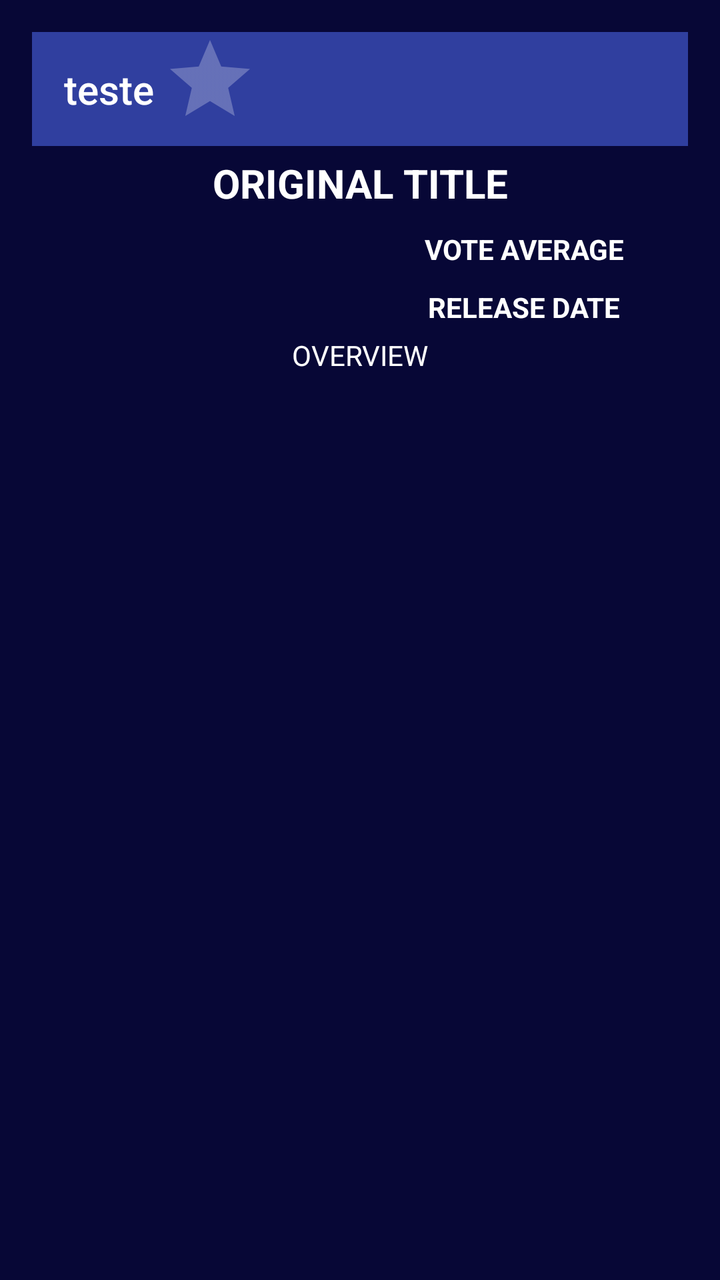
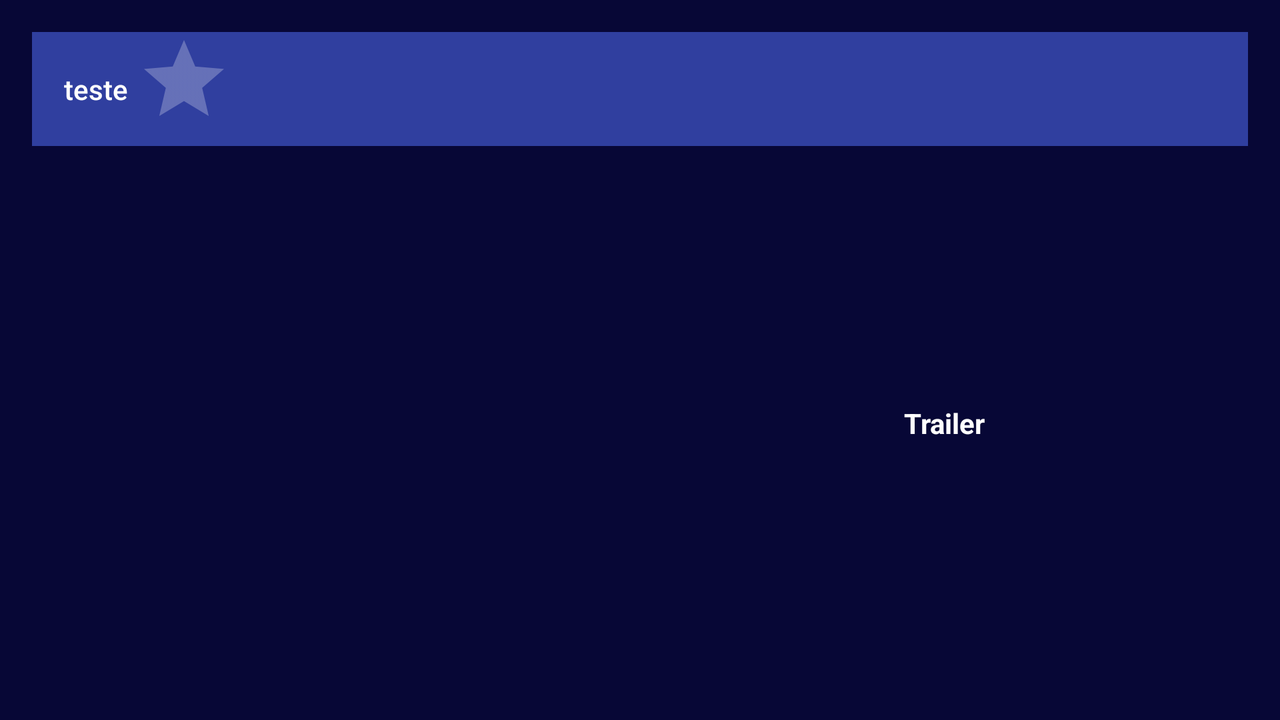

Compare how this app lays out the same screen by default and in its alternative resource folder. The renders come first, then the two layout files and the values they reference.
<!-- AndroidManifest.xml: application theme AppTheme -->
<!-- res/layout/fragment_detail.xml -->
<?xml version="1.0" encoding="utf-8"?>
<LinearLayout xmlns:android="http://schemas.android.com/apk/res/android"
    xmlns:tools="http://schemas.android.com/tools"
    android:id="@+id/content_detail"
    android:layout_width="match_parent"
    android:layout_height="match_parent"
    android:background="@color/background_dark_blue"
    android:orientation="vertical"
    android:paddingBottom="@dimen/activity_vertical_margin"
    android:paddingLeft="@dimen/activity_horizontal_margin"
    android:paddingRight="@dimen/activity_horizontal_margin"
    android:paddingTop="@dimen/activity_vertical_margin"
    android:layout_weight="1"
    tools:ignore="contentDescription"
    tools:context="com.nanodegree.udacity.lucas.popularmovies.app.MovieDetail" >

    <include
        layout="@layout/toolbar"
        android:layout_width="match_parent"
        android:layout_height="wrap_content" />

    <ScrollView
        android:id="@+id/scrollOverview"
        android:layout_weight="2"
        android:layout_width="match_parent"
        android:layout_height="0dp">

        <LinearLayout
            android:orientation="vertical"
            android:layout_weight="1"
            android:layout_width="match_parent"
            android:layout_height="0dp">

            <TextView
                android:id="@+id/original_title"
                android:text="ORIGINAL TITLE"
                android:textSize="@dimen/big_text"
                style="@style/simpleTextView" />

            <LinearLayout
                android:orientation="horizontal"
                android:layout_weight="3"
                android:layout_width="match_parent"
                android:layout_height="0dp">

                <ImageView
                    android:id="@+id/movie_poster_path"
                    android:src="@drawable/pixar"
                    android:layout_weight="1"
                    android:layout_width="0dp"
                    android:adjustViewBounds="true"
                    android:scaleType="fitCenter"
                    android:layout_height="match_parent" />

                <LinearLayout
                    android:orientation="vertical"
                    android:layout_weight="1"
                    android:layout_width="0dp"
                    android:layout_height="match_parent">

                    <TextView
                        android:id="@+id/vote_average"
                        android:text="VOTE AVERAGE"
                        style="@style/simpleTextView" />

                    <TextView
                        android:id="@+id/release_date"
                        android:text="RELEASE DATE"
                        style="@style/simpleTextView" />

            </LinearLayout>

        </LinearLayout>

        <TextView
            android:id="@+id/overview"
            android:text="OVERVIEW"
            android:gravity="center"
            android:textColor="#FFFFFF"
            android:layout_height="wrap_content"
            android:layout_width="match_parent"/>

        <TextView
            android:text="Trailer"
            style="@style/titleTextView" />

        <ListView
            android:id="@+id/list_trailer"
            android:layout_height="100dp"
            android:layout_width="wrap_content" />

        <TextView
            android:text="Review"
            style="@style/titleTextView" />

        <ListView
            android:id="@+id/list_review"
            android:layout_height="100dp"
            android:layout_width="wrap_content" />

    </LinearLayout>

    </ScrollView>

</LinearLayout>
<!-- res/layout/toolbar.xml (included above) -->
<?xml version="1.0" encoding="utf-8"?>
<android.support.v7.widget.Toolbar
    xmlns:android="http://schemas.android.com/apk/res/android"
    xmlns:app="http://schemas.android.com/apk/res-auto"
    android:id="@+id/toolbar"
    android:layout_height="wrap_content"
    android:layout_width="match_parent"
    android:fitsSystemWindows="true"
    android:title="teste"
    android:minHeight="?attr/actionBarSize"
    app:theme="@style/ThemeOverlay.AppCompat.Dark.ActionBar"
    android:background="?attr/colorPrimaryDark">

    <RatingBar
        android:id="@+id/ratingbar"
        android:numStars="1"
        android:stepSize="1"
        android:layout_marginRight="1dp"
        android:layout_width="wrap_content"
        android:layout_height="wrap_content" />

</android.support.v7.widget.Toolbar>
<!-- resources referenced by this layout -->
<resources>
  <color name="background_dark_blue">#070736</color>
  <dimen name="activity_horizontal_margin">16dp</dimen>
  <dimen name="activity_vertical_margin">16dp</dimen>
  <dimen name="big_text">20sp</dimen>
  <style name="simpleTextView" parent="AppTheme.NoActionBar">
          <item name="android:textColor">@android:color/white</item>
          <item name="android:textStyle">bold</item>
          <item name="android:gravity">center</item>
          <item name="android:padding">@dimen/base_dp</item>
          <item name="android:layout_width">match_parent</item>
          <item name="android:layout_height">wrap_content</item>
      </style>
  <style name="AppTheme" parent="Theme.AppCompat.Light.DarkActionBar">
          
          <item name="colorPrimary">@color/colorPrimary</item>
          <item name="colorPrimaryDark">@color/colorPrimaryDark</item>
          <item name="colorAccent">@color/colorAccent</item>
      </style>
  <!-- from res/values-v21/ -->
  <style name="AppTheme.NoActionBar">
          <item name="windowActionBar">false</item>
          <item name="windowNoTitle">true</item>
          <item name="android:windowDrawsSystemBarBackgrounds">true</item>
          <item name="android:statusBarColor">@android:color/transparent</item>
      </style>
  <dimen name="base_dp">5dp</dimen>
  <color name="colorPrimary">#3F51B5</color>
  <color name="colorPrimaryDark">#303F9F</color>
  <color name="colorAccent">#FF4081</color>
</resources>
<!-- res/layout-land/fragment_detail.xml (the repository's variant of the layout above) -->
<!-- drawn on the phone turned sideways -->
<?xml version="1.0" encoding="utf-8"?>
<RelativeLayout xmlns:android="http://schemas.android.com/apk/res/android"
    xmlns:tools="http://schemas.android.com/tools"
    android:id="@+id/content_detail"
    android:layout_width="match_parent"
    android:layout_height="match_parent"
    android:background="#070736"
    android:paddingBottom="@dimen/activity_vertical_margin"
    android:paddingLeft="@dimen/activity_horizontal_margin"
    android:paddingRight="@dimen/activity_horizontal_margin"
    android:paddingTop="@dimen/activity_vertical_margin"
    tools:ignore="contentDescription"
    tools:context="com.nanodegree.udacity.lucas.popularmovies.app.MovieDetail" >

    <include
        layout="@layout/toolbar"
        android:layout_width="match_parent"
        android:layout_height="wrap_content"
        android:id="@+id/include" />

    <View
        android:id="@+id/centerShim"
        android:layout_height="match_parent"
        android:layout_width="@dimen/zero_dp"
        android:layout_below="@+id/include"
        android:visibility="invisible"
        android:layout_centerHorizontal="true"/>

    <ImageView
        android:id="@+id/movie_poster_path"
        android:src="@drawable/pixar"
        android:layout_width="wrap_content"
        android:layout_height="match_parent"
        android:layout_toStartOf="@+id/centerShim"
        android:layout_alignParentLeft="true"
        android:layout_alignParentStart="true"
        android:layout_toLeftOf="@+id/centerShim"
        android:layout_below="@+id/include" />

    <ScrollView
        android:id="@+id/scrollOverview"
        android:layout_below="@+id/include"
        android:layout_toRightOf="@+id/centerShim"
        android:layout_toEndOf="@+id/centerShim"
        android:scrollbars="vertical"
        android:layout_width="match_parent"
        android:layout_height="wrap_content">

        <LinearLayout
            android:orientation="vertical"
            android:layout_width="match_parent"
            android:layout_height="wrap_content">

            <TextView
                android:id="@+id/original_title"
                android:textSize="@dimen/big_text"
                style="@style/simpleTextView" />

            <TextView
                android:id="@+id/vote_average"
                style="@style/simpleTextView" />

            <TextView
                android:id="@+id/release_date"
                style="@style/simpleTextView" />

            <TextView
                android:id="@+id/overview"
                style="@style/simpleTextView" />

            <TextView
                android:id="@+id/txttrailer"
                android:text="Trailer"
                style="@style/simpleTextView"
                />

            

        </LinearLayout>

    </ScrollView>

    <ListView
        android:id="@+id/list_trailer"
        android:scrollbars="vertical"
        android:layout_below="@+id/scrollOverview"
        android:nestedScrollingEnabled="true"
        android:layout_height="wrap_content"
        android:layout_width="match_parent"
        android:layout_toRightOf="@+id/centerShim"
        android:layout_toEndOf="@+id/centerShim" />

    <ListView
        android:id="@+id/list_review"
        android:scrollbars="vertical"
        android:layout_below="@+id/list_trailer"
        android:nestedScrollingEnabled="true"
        android:layout_height="wrap_content"
        android:layout_width="match_parent"
        android:layout_toRightOf="@+id/centerShim"
        android:layout_toEndOf="@+id/centerShim"/>

</RelativeLayout>
<!-- resources referenced by the variant -->
<!-- as the phone turned sideways resolves them -->
<resources>
  <dimen name="activity_horizontal_margin">16dp</dimen>
  <dimen name="activity_vertical_margin">16dp</dimen>
  <dimen name="big_text">20sp</dimen>
  <dimen name="zero_dp">0dp</dimen>
  <style name="simpleTextView" parent="AppTheme.NoActionBar">
          <item name="android:textColor">@android:color/white</item>
          <item name="android:textStyle">bold</item>
          <item name="android:gravity">center</item>
          <item name="android:padding">@dimen/base_dp</item>
          <item name="android:layout_width">match_parent</item>
          <item name="android:layout_height">wrap_content</item>
      </style>
  <style name="AppTheme" parent="Theme.AppCompat.Light.DarkActionBar">
          
          <item name="colorPrimary">@color/colorPrimary</item>
          <item name="colorPrimaryDark">@color/colorPrimaryDark</item>
          <item name="colorAccent">@color/colorAccent</item>
      </style>
  <!-- from res/values-v21/ -->
  <style name="AppTheme.NoActionBar">
          <item name="windowActionBar">false</item>
          <item name="windowNoTitle">true</item>
          <item name="android:windowDrawsSystemBarBackgrounds">true</item>
          <item name="android:statusBarColor">@android:color/transparent</item>
      </style>
  <dimen name="base_dp">5dp</dimen>
  <color name="colorPrimary">#3F51B5</color>
  <color name="colorPrimaryDark">#303F9F</color>
  <color name="colorAccent">#FF4081</color>
</resources>
